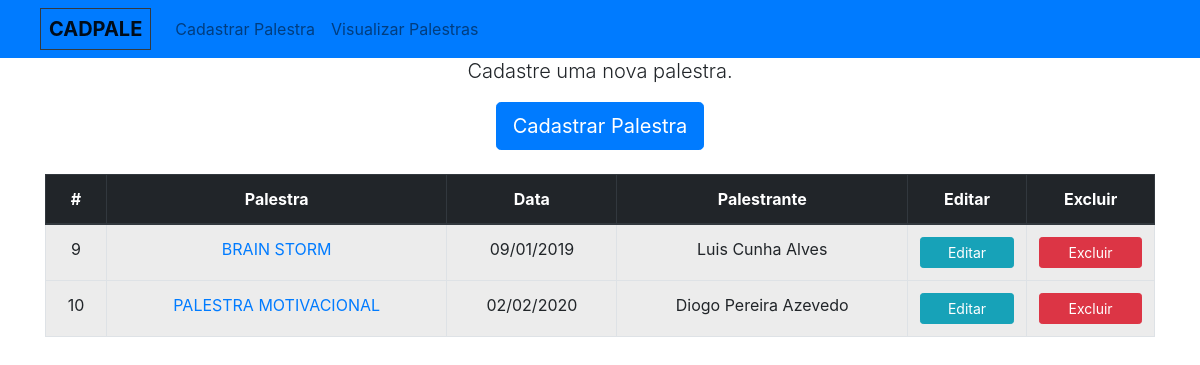
The page / on the database its author committed.
### tables this page shows
CREATE TABLE `palestra` (
  `id` int(11) NOT NULL AUTO_INCREMENT,
  `nome` varchar(100) NOT NULL,
  `data` datetime NOT NULL,
  `palestrante` varchar(100) NOT NULL,
  `del` bit(1) DEFAULT b'0',
  PRIMARY KEY (`id`)
);

### index.php (the view, shortened to what this page needs)
<?php include("cabecalho.php");
$palestrafilter = "";
try{
    $Conexao    = Conexao::getConnection();
    $query      = $Conexao->query("SELECT id, nome, data, palestrante FROM palestra where (del = b'0' and nome like \"%$palestrafilter%\") or (del = b'0' and palestrante like \"%$palestrafilter%\") or (del = b'0' and data like \"%$palestrafilter%\") or (del = b'0' and id like \"%$palestrafilter%\"); ");
    $palestras   = $query->fetchAll();
}catch(Exception $e){
    echo $e->getMessage();
    exit;
}
finally{
}
?>
    <main role="main">
        <h1 class="text-center">Palestras</h1>
        <p class="lead text-center">Cadastre uma nova palestra.</p>
        <div class="mb-4 text-center">
          <a class="btn btn-lg btn-primary" href="paleform.php?tipo=incluir" role="button" name="tipo" value="incluir">Cadastrar Palestra</a>
        </div>
    </main>
    <div class="table-responsive">
    <table class="table table-hover table-active table-bordered text-center">
  <thead class="thead-dark">
    <tr>
      <th scope="col">#</th>
      <th scope="col">Palestra</th>
      <th scope="col">Data</th>
      <th scope="col">Palestrante</th>
      <th scope="col">Editar</th>
      <th scope="col">Excluir</th>
    </tr>
  </thead>
  <tbody>
  <?php
  if(count($palestras) > 0){
      foreach($palestras as $palestra) {
        $date = date_create($palestra['data']);
   ?>
      <tr>
           <td><?php echo $palestra['id']; ?></td>
           <td><a href="<?php echo "paledetail.php?id=".$palestra['id']."&palestra=".$palestra['nome']. "&data=".date_format($date, 'd/m/y')."&palestrante=".$palestra['palestrante'] ?>"><?php echo $palestra['nome']; ?></a></td>
           <td><?php echo date_format($date, 'd/m/Y'); ?></td>
           <td><?php echo $palestra['palestrante']; ?></td>
           <td><a class="btn btn-info btn-sm" style="width: 100%" href="<?php echo "paleform.php?tipo=editar&id=".$palestra['id']."&palestra=".$palestra['nome']. "&data=".date_format($date, 'Y-m-d')."&palestrante=".$palestra['palestrante'] ?>">Editar</a></td>
           <td><button class="btn btn-danger btn-sm" style="width: 100%" onClick="abrirModal(<?php echo $palestra['id']; ?>)">Excluir</button></td>
           </tr>
   <?php
       }
      }
       else{
        echo "<tr><td colspan=\"6\">Nenhuma palestra encontrada!</td></tr>";
      }
   ?>
  </tbody>
</table>
</div>
<?php include("rodape.php") ?>

### cabecalho.php (shortened to what this page needs)
<!DOCTYPE html>
<html lang="pt-br">
  <head>
    <link rel="stylesheet" href="https://getbootstrap.com/docs/4.1/examples/navbar-fixed/navbar-top-fixed.css" />
    <link rel="stylesheet" href="https://stackpath.bootstrapcdn.com/bootstrap/4.1.3/css/bootstrap.min.css">
  </head>
  <body style="min-height: auto;">
  <nav class="navbar navbar-expand-md navbar-light fixed-top bg-primary">
      <a class="navbar-brand border border-dark pl-2 pr-2 ml-4 font-weight-bold" href="index.php">CADPALE</a>
      <div class="collapse navbar-collapse" id="navbarCollapse">
        <ul class="navbar-nav mr-auto">
          <li class="nav-item">
            <a class="nav-link" href="paleform.php?tipo=incluir">Cadastrar Palestra</a>
          </li>
          <li class="nav-item">
            <a class="nav-link" href="index.php">Visualizar Palestras<span class="sr-only">(current)</span></a>
          </li>
        </ul>
      </div>
    </nav>
    <div class="container">

### rodape.php (shortened to what this page needs)
</div>
  </body>
</html>

### rows shown on the page
palestra: id "9", nome "BRAIN STORM", data "09/01/2019", palestrante "Luis Cunha Alves"
palestra: id "10", nome "PALESTRA MOTIVACIONAL", data "02/02/2020", palestrante "Diogo Pereira Azevedo"
